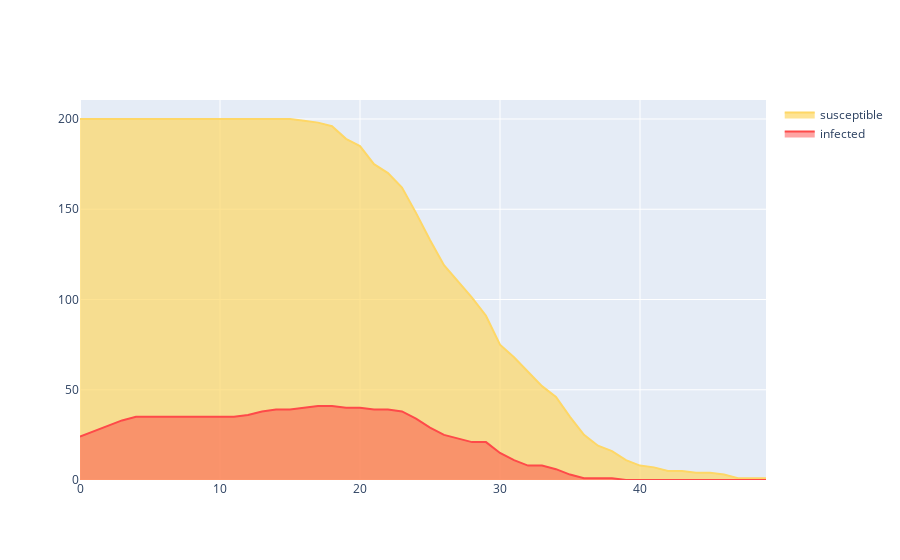

This figure's notebook cell:
### Code cell
for sim in sims:
    if 'corrupt' not in sim:
        print(sim)
        scatters, group_counts = create_folder_data_scatter(sim) 
        iplot(scatters)

### Figure 1 — Plotly figure (JSON) as saved in the notebook; plotly's stock layout.template omitted (floating-point values rounded to 4 significant figures)
{"data": [{"fill": "tozeroy", "fillcolor": "rgba(254, 215, 102, 0.7)", "line": {"color": "#fed766"}, "mode": "lines", "name": "susceptible", "type": "scatter", "x": [0, 1, 2, 3, 4, 5, 6, 7, 8, 9, 10, 11, 12, 13, 14, 15, 16, 17, 18, 19, 20, 21, 22, 23, 24, 25, 26, 27, 28, 29, 30, 31, 32, 33, 34, 35, 36, 37, 38, 39, 40, 41, 42, 43, 44, 45, 46, 47, 48, 49], "y": [200, 200, 200, 200, 200, 200, 200, 200, 200, 200, 200, 200, 200, 200, 200, 200, 199, 198, 196, 189, 185, 175, 170, 162, 148, 133, 119, 110, 101, 91, 75, 68, 60, 52, 46, 35, 25, 19, 16, 11, 8, 7, 5, 5, 4, 4, 3, 1, 1, 1]}, {"fill": "tozeroy", "fillcolor": "rgba(254, 74, 73, 0.5)", "line": {"color": "#fe4a49"}, "mode": "lines", "name": "infected ", "type": "scatter", "x": [0, 1, 2, 3, 4, 5, 6, 7, 8, 9, 10, 11, 12, 13, 14, 15, 16, 17, 18, 19, 20, 21, 22, 23, 24, 25, 26, 27, 28, 29, 30, 31, 32, 33, 34, 35, 36, 37, 38, 39, 40, 41, 42, 43, 44, 45, 46, 47, 48, 49], "y": [24, 27, 30, 33, 35, 35, 35, 35, 35, 35, 35, 35, 36, 38, 39, 39, 40, 41, 41, 40, 40, 39, 39, 38, 34, 29, 25, 23, 21, 21, 15, 11, 8, 8, 6, 3, 1, 1, 1, 0, 0, 0, 0, 0, 0, 0, 0, 0, 0, 0]}], "layout": {}}
